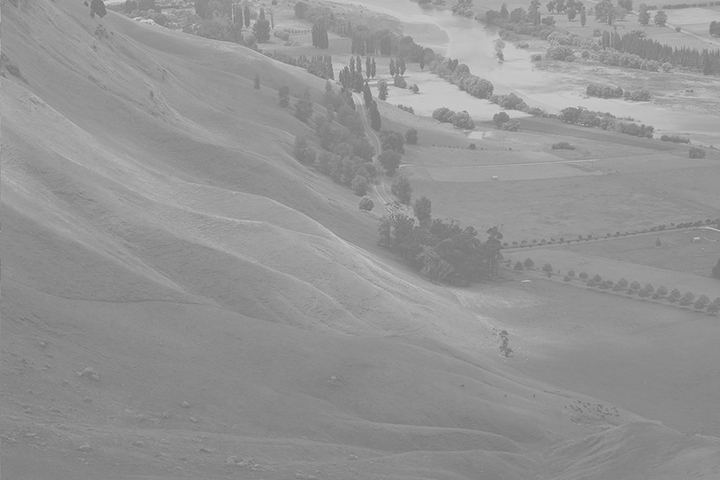
#> input picture workspace/python/18_computer_vision/images/Hawkes.jpg, 720 x 480 px
$ python 14_equalize.py
#> lines starting #> are read from the running program, lines starting #| are printed output that depends on the picture
from pathlib import Path
import matplotlib.pyplot as plt
import cv2
import sys

import numpy

print(Path().cwd())

IMG_DIR = Path() / ".." / "images"

if not IMG_DIR.exists():
    print("이미지 디렉토리가 존재하지 않습니다.")
    sys.exit(0)

print("이미지 디렉토리:", IMG_DIR.cwd(), end="\n")

img_gray = cv2.imread(str(IMG_DIR / "Hawkes.jpg"), cv2.IMREAD_GRAYSCALE)
#> img_gray is the input picture: shape (480, 720); min 112, max 214, mean 148
img_color: numpy.ndarray = cv2.imread(str(IMG_DIR / "field.bmp"))
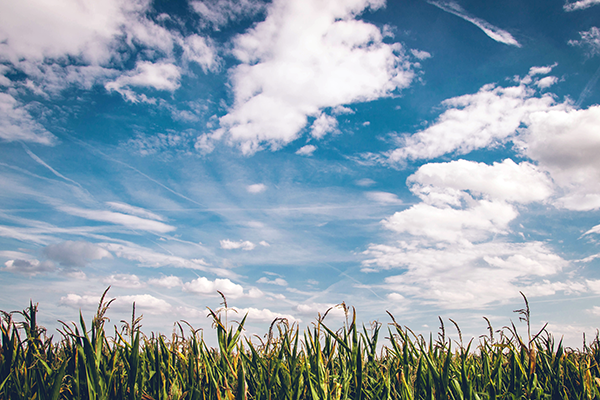
#> input picture workspace/python/18_computer_vision/images/field.bmp, 600 x 400 px
#> img_color is the input picture: shape (400, 600, 3); mean B, G, R 173.2, 160.3, 141.8

"""
색상 표현 방식: YCrCb
- 컬러 이미지를 표현하는 또 다른 색 공간
- 밝기와 색상 정보를 분리해서 저장
- (Y = 밝기, Cr(붉은 성향)/Cb(푸른 성향) = 색상 정보)
"""
ycrcb = cv2.cvtColor(img_color, cv2.COLOR_BGR2YCrCb)
#> ycrcb: shape (400, 600, 3); mean of channels 0, 1, 2 156.2, 117.7, 137.6
ycrcb[..., 0] = cv2.equalizeHist(ycrcb[..., 0])
#> ycrcb: shape (400, 600, 3); mean of channels 0, 1, 2 128.1, 117.7, 137.6
equalized_color = cv2.cvtColor(ycrcb, cv2.COLOR_YCrCb2BGR)
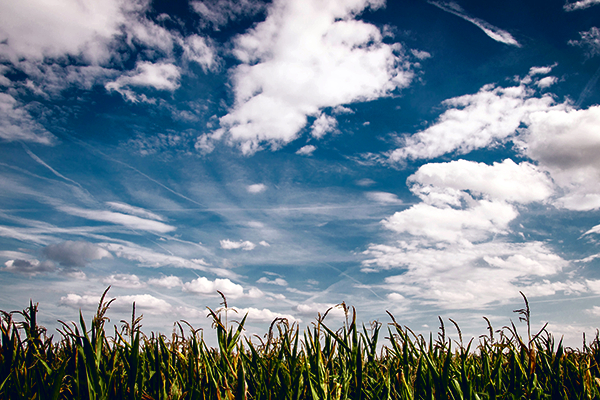
#> equalized_color: shape (400, 600, 3); mean B, G, R 145.3, 132.1, 115.1

if False:
    cv2.imshow("gray original", img_gray)
    cv2.imshow("color original", img_color)

    cv2.waitKey(0)
    cv2.destroyAllWindows()

# print("min:", img_gray.min())
# print("min:", img_gray.max())

"""
normalize 함수 = 표준화 해주는 함수 -> 평균을 구해서 편차로 만들어 준 뒤
- 정규화
- 값의 범위 조정
- 최솟값/최댓값
- 기본적으로 비율을 유지하면서 변화
- 본래 대비개선이 주 목적은 아님
- 데이터 범위 통일 및 시각화, 전처리할 때 사용하는 함수.
"""

normalized_gray = cv2.normalize(img_gray, None, 0, 255, cv2.NORM_MINMAX)
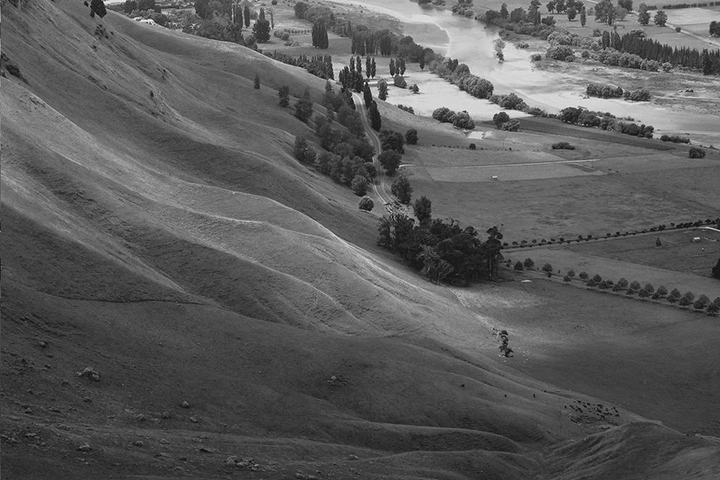
#> normalized_gray: shape (480, 720); min 0, max 255, mean 90

"""
equalizeHist()
- 히스토그램 평활화 (히스토그램을 이용해서 평활화 시킨다)
- 대비 향상
- 픽섹을의 분포
- 일반적으로 0 ~ 255
- 대비 개선에 특화
- 픽셀의 분포가 80~150까지 있다면
"""

# 이미지가 아닌 히스토그램임
equalized_gray = cv2.equalizeHist(img_gray)
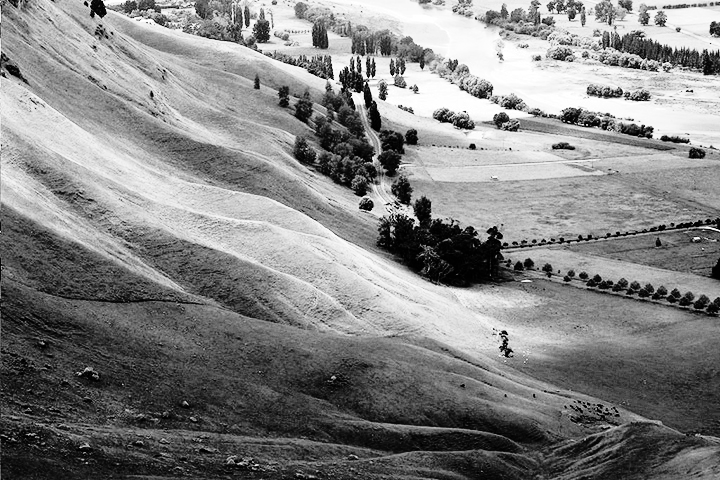
#> equalized_gray: shape (480, 720); min 0, max 255, mean 130.5

cv2.imshow("gray original", img_gray)
cv2.imshow("color original", img_color)
cv2.imshow("gray normalized", normalized_gray)
cv2.imshow("equalized_gray", equalized_gray)
cv2.imshow("color equalized", equalized_color)
# print(type(equalized_gray)) # <class 'numpy.ndarray'>

hist_original = cv2.calcHist([img_gray], [0], None, [256], [0, 256])
#> hist_original = 256 values, max 13863 at index 138, min 0 at index 0, mean 1350
hist_equalized = cv2.calcHist([equalized_gray], [0], None, [256], [0, 256])
#> hist_equalized = 256 values, max 13863 at index 73, min 0 at index 5, mean 1350
hist_normalized = cv2.calcHist([normalized_gray], [0], None, [256], [0, 256])
#> hist_normalized = 256 values, max 13863 at index 65, min 0 at index 1, mean 1350

# plt.figure(figsize=(12, 4))
histograms = {
    "original": hist_original,
    "equalized": hist_equalized,
    "normalized": hist_normalized
}

# print(hist_equalized.shape) # (256, )

# print(type(hist_original)) # <class 'numpy.ndarray'>

for i, (title, hist) in enumerate(histograms.items(), start=1):
    plt.subplot(2, 3, i)
    plt.plot(hist)
    plt.title(title)
    plt.xlim([0, 256])
#> this loop made 3 passes
#> title on passes 1 to 3: 'original', 'equalized', 'normalized'

for i, (title, channel) in enumerate(zip(["B", "G", "R"], [0, 1, 2]), start=4):
    hist = cv2.calcHist(
        [img_color],
        [channel],
        None,
        [256],
        [0, 256]
    )
    plt.subplot(2, 3, i)
    plt.plot(hist)
    plt.title(title)
    plt.xlim([0, 256])

plt.tight_layout()
plt.show()
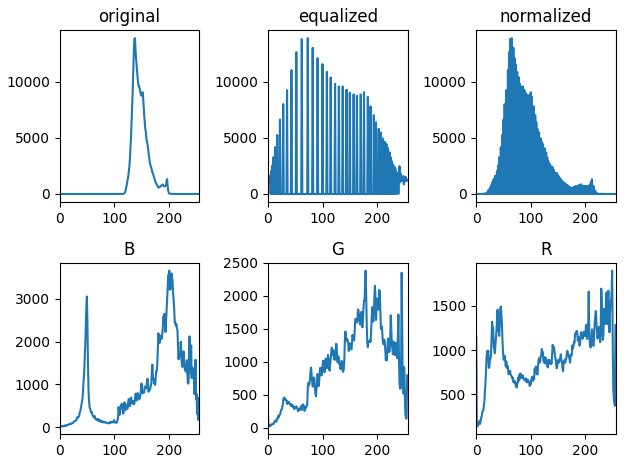
#> figure drawn by matplotlib, 6 panels; panel 1: curve peaks at x = 138, y = 13863; panel 2: curve peaks at x = 73, y = 13863; panel 3: curve peaks at x = 65, y = 13863; panel 4: curve peaks at x = 201, y = 3661

cv2.waitKey(0)
cv2.destroyAllWindows()
